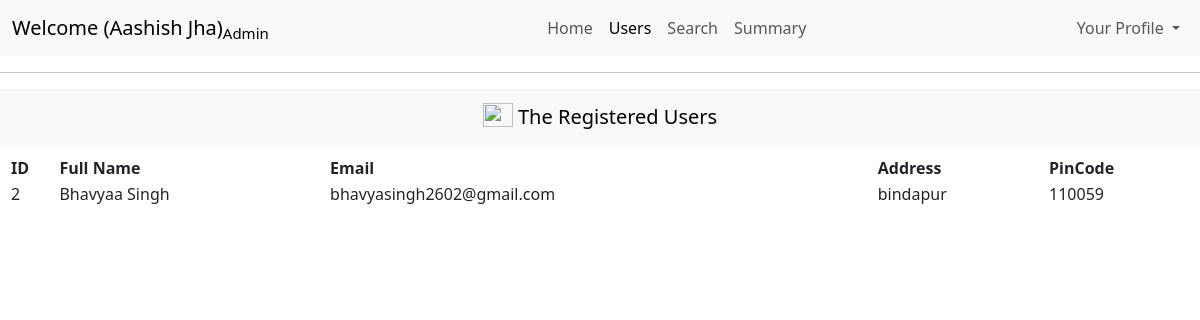
Page /admin/dashboard/users (signed in) on the committed database.
### models/models.py (models this page shows)
class User(db.Model):
    id= db.Column(db.Integer(),primary_key=True)
    fullname = db.Column(db.String(50),nullable = False)
    email = db.Column(db.String(50),unique = True,nullable = False)
    password = db.Column(db.String(),nullable= False)
    address = db.Column(db.String(200),nullable=False)
    pincode = db.Column(db.Integer(),nullable= False)
    role = db.Column(db.String(10),nullable=False)
    status=db.Column(db.Integer(),nullable=False)

### controllers/controllers.py (the view)
@controllers.route("/admin/dashboard/users", methods=['GET','POST'])
def userDetails():
    status = session.get("status")
    if status is not None and int(status) > 0:
        getuser = User.query.filter_by(role="user")
        for i in getuser:
            print(i.pincode)
        print("executed")
        return render_template("userDetails.html",getuser=getuser)
    else:
        return redirect("/login")

### templates/userDetails.html (shortened to what this page needs)
<!DOCTYPE html>
<html lang="en">
<head>
    <link href="https://cdn.jsdelivr.net/npm/bootstrap@5.3.7/dist/css/bootstrap.min.css" rel="stylesheet">
</head>
<body>
    <nav class="navbar navbar-expand-lg bg-body-tertiary">
  <div class="container-fluid">
    <a class="navbar-brand " href="#">Welcome ({{session['fullname']}})<sub>Admin</sub></a>
    <div class="collapse navbar-collapse" id="navbarNavDropdown">
      <ul class="navbar-nav ms-auto">
        <li class="nav-item">
          <a class="nav-link " aria-current="page" href="/admin/dashboard">Home</a>
        </li>
        <li class="nav-item">
          <a class="nav-link active" href="#">Users</a>
        </li>
        <li class="nav-item">
          <a class="nav-link" href="/admin/dashboard/search">Search</a>
        </li>
        <li class="nav-item">
          <a class="nav-link" href="/admin/dashboard/summary">Summary</a>
        </li>
    </ul>
    <ul class="navbar-nav ms-auto">
        <li class="nav-item dropdown">
          <a class="nav-link dropdown-toggle" href="#" role="button" data-bs-toggle="dropdown" aria-expanded="false">
            Your Profile
          </a>
        </li>
      </ul>
    </div>
  </div>
</nav>
<hr>
<nav class="navbar bg-body-tertiary">
  <div class="container-fluid text-center">
    <a class="navbar-brand mx-auto " href="#">
      <img src="https://images.pexels.com/photos/1528375/pexels-photo-1528375.jpeg?_gl=1*18akve4*_ga*MTQyOTczMDU2MS4xNzUzMzU4OTQw*_ga_8JE65Q40S6*czE3NTMzNTg5MzkkbzEkZzEkdDE3NTMzNTg5NTckajQyJGwwJGgw" width="30" height="24" class="d-inline-block align-text-top" style="align-content: center;">
        The Registered Users
    </a>
 </div>
</nav>
<table style="width: 100%; margin: 10px;">
  <tr>
    <th>ID</th>
    <th>Full Name</th>
    <th>Email</th>
    <th>Address</th>
    <th>PinCode</th>
  </tr>
  {% for x in getuser%}
  <tr>
    <td>{{x.id}}</td>
    <td>{{x.fullname}}</td>
    <td>{{x.email}}</td>
    <td>{{x.address}}</td>
    <td>{{x.pincode}}</td>
  </tr>
    {% endfor %}
</table>
</body>
</html>

### rows in the picture
User: id "2", fullname "Bhavyaa Singh", email "bhavyasingh2602@gmail.com", address "bindapur", pincode "110059"

### other values in the picture
{{ session['fullname'] }} "Aashish Jha"
